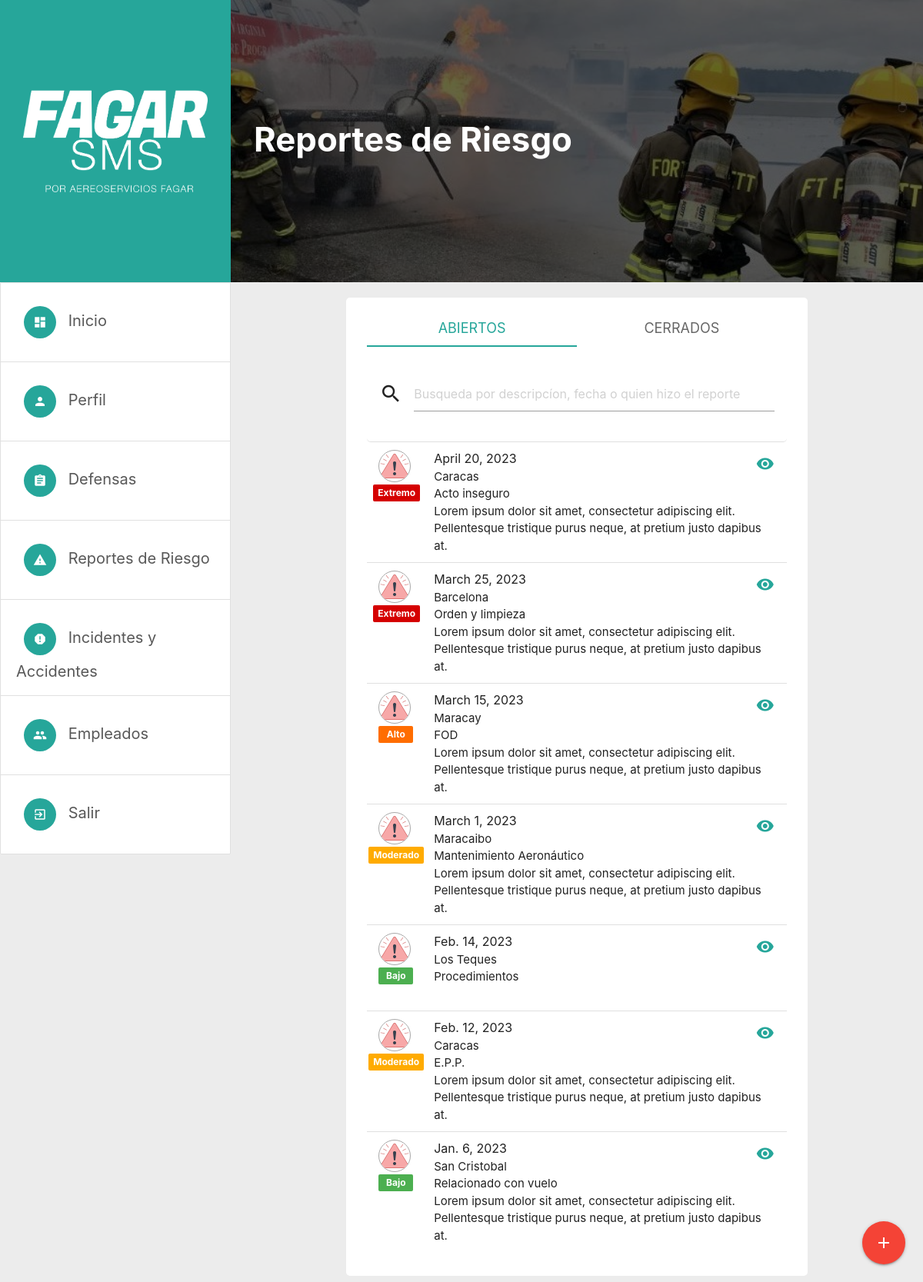
/sms-manager/dashboard/risk-report-list/ (signed in), run on the app's committed database.
### users/models.py (models this page shows)
class RiskReport(models.Model):
    owner           = models.ForeignKey(User, on_delete=models.CASCADE, related_name='reports_of_owner')
    of_company      = models.ForeignKey(Company, on_delete=models.CASCADE, related_name='reports_of_company')
    create_at_date  = models.DateTimeField(auto_now_add=True)
    date            = models.DateField()
    place           = models.CharField(max_length=100)
    type_of_risk    = models.CharField(max_length=1, choices=TYPE_OF_RISK, blank=True)
    photo1          = models.ImageField(upload_to='risk_reports/', default='risk_reports/risk.png')
    photo2          = models.ImageField(upload_to='risk_reports/', default='risk_reports/risk.png')
    photo3          = models.ImageField(upload_to='risk_reports/', default='risk_reports/risk.png')
    photo4          = models.ImageField(upload_to='risk_reports/', default='risk_reports/risk.png')
    photo5          = models.ImageField(upload_to='risk_reports/', default='risk_reports/risk.png')
    description     = models.TextField(blank=True)
    recmendations   = models.TextField(blank=True, default='')
    is_open         = models.BooleanField(default=True)
    level_of_risk   = models.CharField(max_length=1, choices=LEVEL_OF_RISK, blank=True)
    probability     = models.CharField(max_length=1, choices=PROBABILITY, blank=True)
    consequence     = models.CharField(max_length=1, choices=PROBABILITY, blank=True)
    level           = models.IntegerField(null=False, default=0)

### managers/views.py (the view, shortened to what this page needs)
# urls.py: path('sms-manager/dashboard/risk-report-list/', SmsManagerRiskReportListView.as_view(), name='risk-report-list'),
class SmsManagerRiskReportListView(ListView):
    model = RiskReport
    paginate_by = 10
    context_object_name = 'risk_reports'
    template_name = 'managers/riskReports/SmsManager-RiskReportList.html'
    def get_context_data(self, **kwargs):
        id_ = self.request.user.id
        manager = get_object_or_404(SmsManager, user=id_)
        number = manager.managed_by.count() #"managed_by" es el related name definido en el modelo de compañia
        if number == 1:
            kwargs["Manage_many"] = False
            company                 = manager.managed_by.first() #Como las compañias solo pueden tener un gerente sms, nos basta con el primero de la relación
            kwargs['sms_managers']  = manager
        return super().get_context_data(**kwargs)
    def get_queryset(self):
        id_ = self.request.user.id
        manager = get_object_or_404(SmsManager, user=id_)
        number = manager.managed_by.count() #"managed_by" es el related name definido en el modelo de compañia
        if number == 1:
            company = manager.managed_by.first() #Como las compañias solo pueden tener un gerente sms, nos basta con el primero de la relación
            queryset = RiskReport.objects.filter(of_company=company).order_by('-id')
        if number > 1:
            context={}
            context["Manage_one"] = True
            context["select_a_company"] = True
            company = get_object_or_404(Company, id=self.kwargs.get("id_company"))
            queryset = RiskReport.objects.filter(of_company=company)
        return queryset

### managers/templates/managers/riskReports/SmsManager-RiskReportList.html (shortened to what this page needs)
{% extends '../managerDashboard.html' %}
{% load static %}
{% block dashboard %}
{% include './riskReportHeader.html' %}
<div class="col m2 hide-on-med-and-down">
</div>
<div class="col s12 m8 center-by-margin main-content-center">
    <div class="row tab-container">
        <div class = "col s12 tab-container-tabs">
            <ul class = "tabs">
            <li class = "tab col s6"><a class = "active" href = "#inbox">Abiertos</a></li>
            <li class = "tab col s6"><a href = "#unread">Cerrados</a></li>
            </ul>
        </div>
        <div id = "inbox" class = "col s12">
            <ul class="collection with-header mb-mobile-for-floating-btn">
                <li class="collection-header">
                    <form action='{% url 'managers:risk-report-search' %}' method='GET'>
                        <div class="input-field">
                            <i class="material-icons prefix">search</i>
                            <input name="my_search" type="text" placeholder="Busqueda por descripcíon, fecha o quien hizo el reporte">
                        </div>
                    </form>
                </li>
                {% for instance in risk_reports.all %}
                {%  if instance.is_open == True %}
                <li class="collection-item avatar">
                  <img src="{{ instance.photo1.url }}" alt="Image Not Found" class="circle" style="max-width: 3rem; position: absolute; left: 1rem; border: solid 1px darkgray;">
                    {% if instance.level_of_risk == '1' %}
                        <span class="new badge green z-depth-1 mt-3" data-badge-caption="Bajo" style="position: absolute; left: 0; margin-left: 15px; font-weight: bold;"></span>
                    {% endif %}
                    {% if instance.level_of_risk == '2' %}
                        <span class="new badge amber accent-4 z-depth-1 mt-3" data-badge-caption="Moderado" style="position: absolute; left: 0;   margin-left: 2px; font-weight: bold;"></span>
                    {% endif %}
                    {% if instance.level_of_risk == '3' %}
                        <span class="new badge orange accent-4 z-depth-1 mt-3" data-badge-caption="Alto" style="position: absolute; left: 0;   margin-left: 15px; font-weight: bold;"></span>
                    {% endif %}
                    {% if instance.level_of_risk == '4' %}
                        <span class="new badge red accent-4 z-depth-1 mt-3" data-badge-caption="Extremo" style="position: absolute; left: 0;   margin-left: 8px; font-weight: bold;"></span>
                    {% endif %}
                  <span class="title ml-1">{{ instance.date }}</span>
                  <p class="colecction-elipsis-text ml-1">
                    {{ instance.place }} <br>
                    {% if instance.type_of_risk == '1' %}
                        Relacionado con vuelo<br>
                    {% endif %}
                    {% if instance.type_of_risk == '2' %}
                        E.P.P.<br>
                    {% endif %}
                    {% if instance.type_of_risk == '3' %}
                        Procedimientos<br>
                    {% endif %}
                    {% if instance.type_of_risk == '4' %}
                        Mantenimiento Aeronáutico<br>
                    {% endif %}
                    {% if instance.type_of_risk == '5' %}
                        FOD<br>
                    {% endif %}
                    {% if instance.type_of_risk == '6' %}
                        Orden y limpieza<br>
                    {% endif %}
                    {% if instance.type_of_risk == '7' %}
                        Acto inseguro<br>
                    {% endif %}
                    {{ instance.description }}<br>
                  </p>
                  <a href="{% url 'managers:risk-report-detail' instance.id %}" class="secondary-content"><i class="material-icons">remove_red_eye</i></a>
                </li>
                {% endif%}
                {% endfor %}
            </ul>
        </div>
    </div>
    <div class="fixed-action-btn">
        <a class="btn-floating btn-large waves-effect waves-light red tooltipped" data-position="top" data-tooltip="Nuevo Reporte de Riesgo" href="{% url 'managers:risk-report-create' %}">
            <i class="material-icons">add</i>
        </a>
    </div>
</div>
<div class="col m2 hide-on-med-and-down">
</div>
{% endblock %}

### static/css/margins.css (style rules this page uses)
.mt-3 { margin-top: 3rem !important; }
.ml-1 { margin-left: 1rem !important; }

### static/css/util.css (style rules this page uses)
.center-by-margin { margin-left: auto !important; margin-right: auto !important; }

### static/css/newstyles.css (style rules this page uses)
html { background-color: #ececec; }
.main-content .main-content-center > .row, .card.horizontal, .collection-header { padding: 16px !important; background-color: #fff !important; border-radius: 5px !important; }
.main-content .collection.with-header { border: none !important; }
.main-content .main-content-center > .row *, .card.horizontal, .collection-header { box-shadow: none !important; }
.main-content .main-content-center .tab-container .tabs .tab a { font-size: 18px; color: #666; }
.main-content .main-content-center .tab-container .tabs .tab a.active, .main-content .main-content-center .tab-container .tabs .tab a:hover { color: #26a69a !important; }

### data on the page
RiskReport: photo1 (picture), level_of_risk "4" (drawn), date "April 20, 2023", place "Caracas", type_of_risk "Acto inseguro", description "Lorem ipsum dolor sit amet, consectetur adipiscing elit. Pellentesque tristique purus neque, at pretium justo dapibus at."
RiskReport: photo1 (picture), level_of_risk "4" (drawn), date "March 25, 2023", place "Barcelona", type_of_risk "Orden y limpieza", description "Lorem ipsum dolor sit amet, consectetur adipiscing elit. Pellentesque tristique purus neque, at pretium justo dapibus at."
RiskReport: photo1 (picture), level_of_risk "3" (drawn), date "March 15, 2023", place "Maracay", type_of_risk "FOD", description "Lorem ipsum dolor sit amet, consectetur adipiscing elit. Pellentesque tristique purus neque, at pretium justo dapibus at."
RiskReport: photo1 (picture), level_of_risk "2" (drawn), date "March 1, 2023", place "Maracaibo", type_of_risk "Mantenimiento Aeronáutico", description "Lorem ipsum dolor sit amet, consectetur adipiscing elit. Pellentesque tristique purus neque, at pretium justo dapibus at."
RiskReport: photo1 (picture), level_of_risk "1" (drawn), date "Feb. 14, 2023", place "Los Teques", type_of_risk "Procedimientos"
RiskReport: photo1 (picture), level_of_risk "2" (drawn), date "Feb. 12, 2023", place "Caracas", type_of_risk "E.P.P.", description "Lorem ipsum dolor sit amet, consectetur adipiscing elit. Pellentesque tristique purus neque, at pretium justo dapibus at."
RiskReport: photo1 (picture), level_of_risk "1" (drawn), date "Jan. 6, 2023", place "San Cristobal", type_of_risk "Relacionado con vuelo", description "Lorem ipsum dolor sit amet, consectetur adipiscing elit. Pellentesque tristique purus neque, at pretium justo dapibus at."
